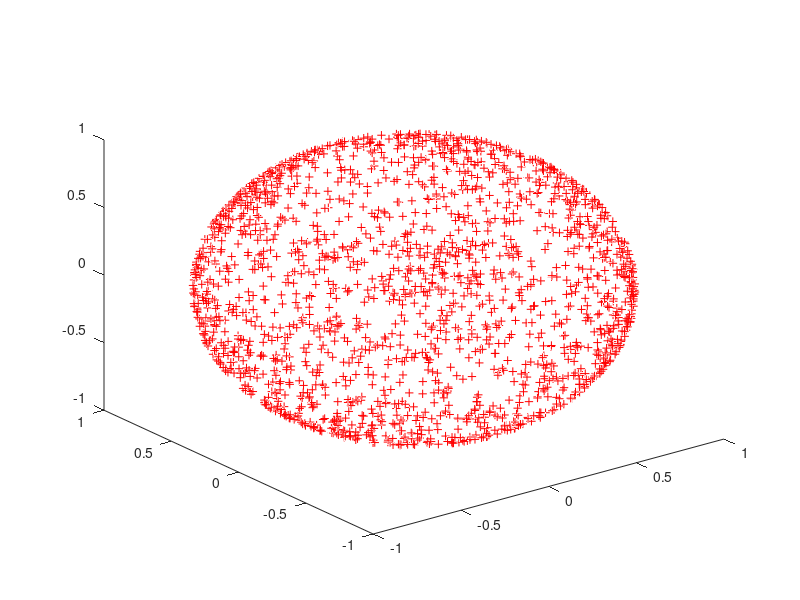

The MATLAB source for this figure:
blub = 1;  

function u = vor()

   p = rand(1);
   if (p < 0.5)
     u = -1;
   else
     u = 1;
   endif


endfunction

for i = 1:2000
  x = rand(1)*vor();
  y = rand(1)*vor();
  z = rand(1)*vor();
  vektor = [x;y;z];
  leng = norm(vektor);
  vektor = [x/leng,y/leng,z/leng];
    plot3(x/leng,y/leng,z/leng,'+r');hold on;
endfor
